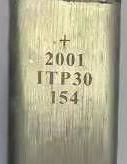
#> input picture picture_processing/images/one_crop.png, 127 x 164 px, found by its file name
$ python FFT.py
#> lines starting #> are read from the running program, lines starting #| are printed output that depends on the picture
# import cv2
# import numpy as np
#
#
# # 二值形态学运算
# def morphology(img):
#     kernel1 = cv2.getStructuringElement(cv2.MORPH_RECT, (20, 14))  # 腐蚀矩阵
#     iFushi = cv2.morphologyEx(img, cv2.MORPH_DILATE, kernel1)  # 对文字腐蚀运算
#     #cv2.imshow('fushi', iFushi)
#
#     kernel2 = cv2.getStructuringElement(cv2.MORPH_RECT, (40, 40))  # 膨胀矩阵
#     iPengzhang = cv2.morphologyEx(iFushi, cv2.MORPH_ERODE, kernel2)  # 对背景进行膨胀运算
#    # cv2.imshow('pengzhang', iPengzhang)
#
#     # 背景图和二分图相减-->得到文字
#     jian = np.abs(iPengzhang - img)
#     cv2.imshow("jian", jian)
#
#     kernel3 = cv2.getStructuringElement(cv2.MORPH_RECT, (2,2))  # 膨胀
#     iWenzi = cv2.morphologyEx(jian, cv2.MORPH_DILATE, kernel3)  # 对文字进行膨胀运算
#     cv2.imshow('wenzi', iWenzi)
#
#
# img = cv2.imread("D:/OCR/picture_processing/images/one_crop.png")
# # 1、消除椒盐噪声：
# # 中值滤波器
# median = cv2.medianBlur(img, 3)
# # 消除噪声图
# cv2.imshow("median-image", median)
# # 转化为灰度图
# Grayimg = cv2.cvtColor(median, cv2.COLOR_RGB2GRAY)
# # 2、直方图均衡化：
# hist = cv2.equalizeHist(Grayimg)
# cv2.imshow('hist', hist)
# # 3、二值化处理：
# # 阈值为140
# ret, binary = cv2.threshold(hist, 127, 255, cv2.THRESH_BINARY)
# cv2.imshow("binary-image", binary)
# # 二值形态处理
# morphology(binary)
#
# cv2.waitKey(0)
#
#

######################  以上是腐蚀膨胀 ，无用 #####################

######################  提取颜色 #####################

# import cv2
# import numpy as np
# src = cv2.imread("D:/OCR/picture_processing/images/one_crop.png")
# cv2.namedWindow("input", cv2.WINDOW_AUTOSIZE)
# cv2.imshow("input", src)
# """
# 提取图中的红色部分
# """
# hsv = cv2.cvtColor(src, cv2.COLOR_BGR2HSV)
# cv2.imshow("hsv",hsv)
# low_hsv = np.array([100,43,46])
# high_hsv = np.array([124,255,255])
# mask = cv2.inRange(hsv,lowerb=low_hsv,upperb=high_hsv)
# # cv2.imshow("test",mask)
# # cv2.waitKey(0)
# # cv2.destroyAllWindows()
# mask_contrary = mask.copy()
# mask_contrary[mask_contrary==0] =1
# mask_contrary[mask_contrary==255]=0
# mask_bool = mask_contrary.astype(bool)
# mask_img=cv2.add(src,np.zeros(np.shape(src),dtype=np.uint8),mask = mask)
# mask_img = cv2.cvtColor(mask_img,cv2.COLOR_BGR2BGRA)
# mask_img[mask_bool]=[0,0,0,0]
#
# cv2.imshow("image",mask_img)
# cv2.waitKey(0)
# cv2.destroyAllWindows()
#############################  RGB 三个通道的显示和组合
# from PIL import Image
# import matplotlib.pyplot as plt        # 可以理解为画板
# import numpy as np
# img = Image.open("D:/OCR/picture_processing/images/one_crop.png")
#
# r,g,b = img.split()   # 分离成RGB三个通道。。提取R G B分量
#
# pic = Image.merge('RGB',(r,g,b))  # 合并通道
#
# plt.figure("beauty")
# plt.subplot(2,3,1), plt.title('R_G_B')  # (x,c,v) 三个数字是可以调节的：  x:表示行   c:表示一行的列数   v:表示第几个
# plt.imshow(img),plt.axis('on')            # 原图 plt.axis是否显示坐标轴
#
# G_B_R = Image.merge('RGB',(g,b,r))  # 合并通道
# plt.subplot(2,3,2), plt.title('G_B_R')   # gray 灰色
# plt.imshow(G_B_R,cmap='gray'),plt.axis('off')
#
# G_R_B = Image.merge('RGB',(g,r,b))  # 合并通道
# plt.subplot(2,3,3), plt.title('G_R_B')   # merge 合并
# plt.imshow(G_R_B),plt.axis('off')
#
# R_B_G = Image.merge('RGB',(r,b,g))  # 合并通道
# plt.subplot(2,3,4), plt.title('R_B_G')   # merge 合并
# plt.imshow(R_B_G),plt.axis('off')
#
# B_G_R = Image.merge('RGB',(b,g,r))  # 合并通道
# plt.subplot(2,3,5), plt.title('B_G_R')   # merge 合并
# plt.imshow(B_G_R),plt.axis('off')
#
# B_R_G = Image.merge('RGB',(b,r,g))  # 合并通道
# plt.subplot(2,3,6), plt.title('B_R_G')   # merge 合并
# plt.imshow(B_R_G),plt.axis('off')
#
# plt.show()

################## H S V
import cv2
import numpy as np

image = cv2.imread('D:/OCR/picture_processing/images/one_crop.png')
#> image is the input picture: shape (164, 127, 3); mean B, G, R 139.9, 164.9, 168.3
HSV = cv2.cvtColor(image, cv2.COLOR_BGR2HSV)
#> HSV: shape (164, 127, 3); mean H, S, V 34.3, 41.8, 168.9
gray = cv2.cvtColor(image,cv2.COLOR_BGR2GRAY)
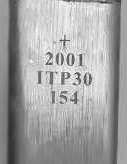
#> gray: shape (164, 127); min 48, max 251, mean 163.1
cv2.imshow('gray',gray)
H, S, V = cv2.split(HSV)
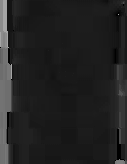
#> H: shape (164, 127); min 0, max 170, mean 34.3
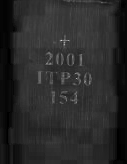
#> S: shape (164, 127); min 0, max 207, mean 41.8
cv2.imshow('H', H)
cv2.imshow('S', S)
cv2.imshow('V', V)

# [7 lines of commented-out code are left out]
cv2.imwrite('D:/OCR/picture_processing/images/H.png',H)
cv2.imwrite('D:/OCR/picture_processing/images/S.png',S)
cv2.imwrite('D:/OCR/picture_processing/images/V.png',V)


cv2.waitKey(0)
cv2.destroyAllWindows()

# [61 lines of commented-out code are left out]

$ run again, with picture_processing/images/sharp10_1565.png copied over picture_processing/images/one_crop.png
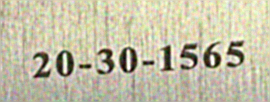
#> input picture picture_processing/images/sharp10_1565.png, 270 x 102 px, found by its file name
#> image is the input picture: shape (102, 270, 3); mean B, G, R 166.6, 191.3, 195.8
#> HSV: shape (102, 270, 3); mean H, S, V 36.3, 46, 199.8
#> `H, S, V = cv2.split(HSV)`:
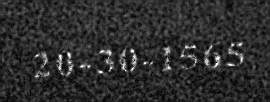
#> S: shape (102, 270); min 0, max 255, mean 46
#> `H, S, V = cv2.split(HSV)`:
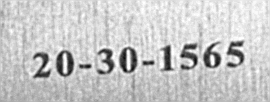
#> V: shape (102, 270); min 7, max 255, mean 199.8
